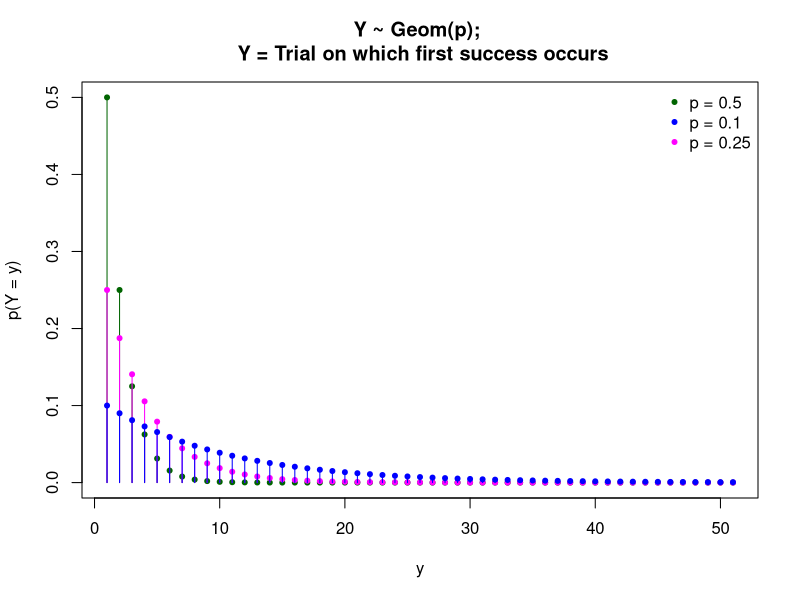

Source code (R):
# set the largest y for which you want to plot P(Y = y)
max_y <- 50
y <- 0:max_y

# remember the R parameterization is different than the book, so to match the book,
# add 1 to the value for y before plotting.
# initialize plot
plot(y + 1, dgeom(y, 0.5), type="h",
     xlim=c(1, max_y + 1), ylim=c(0,0.5),
     xlab = "y", ylab = "p(Y = y)",
     main = "Y ~ Geom(p); \n Y = Trial on which first success occurs",
     col = "darkgreen")
# add points and lines for the distribution of Y if Y ~ Geom(p) for different p
points(y + 1, dgeom(y, 0.5), pch = 20, col = "darkgreen")
lines(y + 1, dgeom(y, 0.25), type = "h", col = "magenta")
points(y + 1, dgeom(y, 0.25), pch = 20, col = "magenta")
lines(y + 1, dgeom(y, 0.1), type = "h", col = "blue")
points(y + 1, dgeom(y, 0.1), pch = 20, col = "blue")
# add a legend
legend("topright", legend = c("p = 0.5", "p = 0.1", "p = 0.25"),
       col = c("darkgreen", "blue", "magenta"),
       pch = c(20,20,20), bty = "n")
